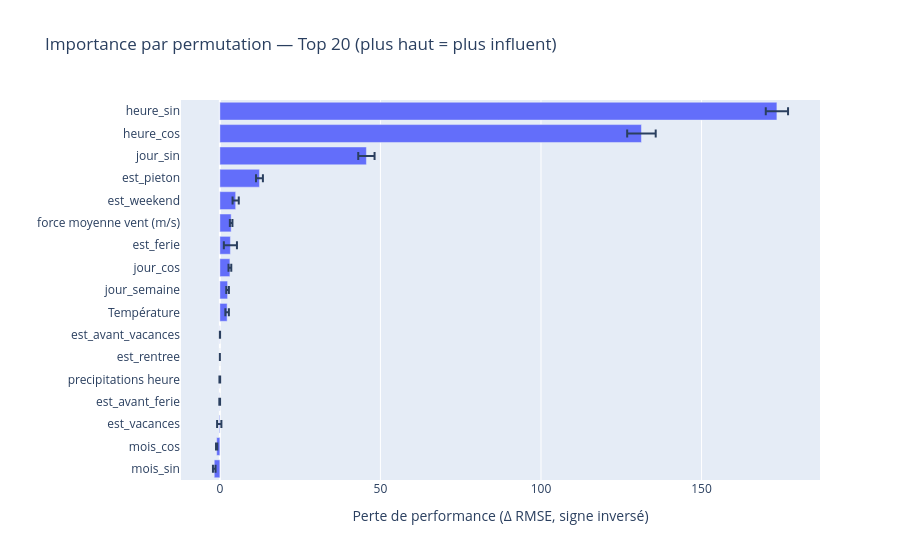

Source (notebook cell):
### Code cell
from sklearn.inspection import permutation_importance
import pandas as pd
import numpy as np
import plotly.express as px

# 1) Importance par permutation sur le pipeline complet (prétraitements inclus)
perm = permutation_importance(
    estimator=pipe,
    X=X_test,
    y=y_test,
    n_repeats=20,
    random_state=42,
    scoring='neg_root_mean_squared_error'  # cohérent avec votre RMSE
)

imp_df = (
    pd.DataFrame({
        'feature': features,
        'importance_mean': perm.importances_mean,
        'importance_std': perm.importances_std
    })
    .sort_values('importance_mean', ascending=False)
)

print(imp_df.head(20))

# 2) Bar chart Plotly (top 20)
topk = imp_df.head(20).sort_values('importance_mean', ascending=True)
fig = px.bar(
    topk,
    x='importance_mean', y='feature',
    error_x='importance_std',
    orientation='h',
    title='Importance par permutation — Top 20 (plus haut = plus influent)'
)
fig.update_layout(xaxis_title="Perte de performance (Δ RMSE, signe inversé)", yaxis_title="")
fig.show()

### Figure 1 — Plotly figure (JSON) as saved in the notebook; plotly's stock layout.template omitted (floating-point values rounded to 4 significant figures)
{"data": [{"error_x": {"array": [0.4021, 0.2001, 0.668, 0.1157, 0.1102, 0.0, 0.03112, 0.5484, 0.4106, 0.4281, 2.04, 0.3983, 0.9658, 1.073, 2.54, 4.44, 3.468]}, "hovertemplate": "importance_mean=%{x}<br>feature=%{y}<extra></extra>", "legendgroup": "", "marker": {"color": "#636efa", "pattern": {"shape": ""}}, "name": "", "orientation": "h", "showlegend": false, "textposition": "auto", "type": "bar", "x": [-1.752, -0.9993, -0.1928, -0.05193, -0.02187, 0.0, 0.03617, 2.261, 2.406, 3.123, 3.279, 3.514, 4.921, 12.33, 45.63, 131.3, 173.5], "xaxis": "x", "y": ["mois_sin", "mois_cos", "est_vacances", "est_avant_ferie", "precipitations heure", "est_rentree", "est_avant_vacances", "Température", "jour_semaine", "jour_cos", "est_ferie", "force moyenne vent (m/s)", "est_weekend", "est_pieton", "jour_sin", "heure_cos", "heure_sin"], "yaxis": "y"}], "layout": {"barmode": "relative", "legend": {"tracegroupgap": 0}, "title": {"text": "Importance par permutation — Top 20 (plus haut = plus influent)"}, "xaxis": {"anchor": "y", "domain": [0, 1], "title": {"text": "Perte de performance (Δ RMSE, signe inversé)"}}, "yaxis": {"anchor": "x", "domain": [0, 1], "title": {"text": ""}}}}
